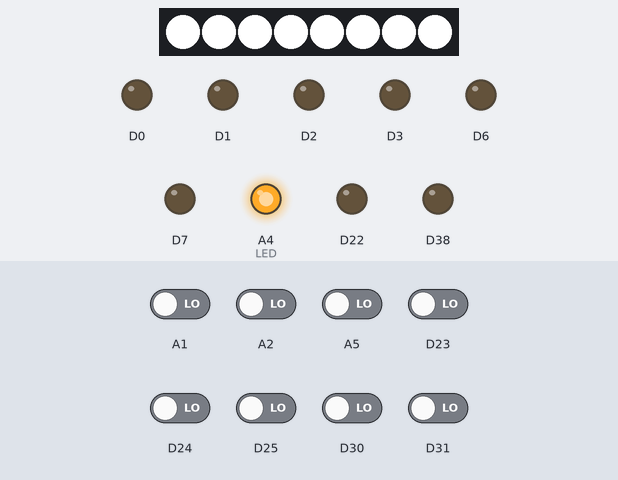
The sketch below on a simulated Arduino Zero (SAMD21). On the bench: 8 RGB LEDs in strip order, left to right, output pins drawn as LEDs (lit = HIGH). The inputs (shaded band) are chosen by the test bench; at power-on: A1, A2, A5, D23–25, D30, D31 LOW. WiFi joins after 1.5 s; servers stay silent unless stated.

Above: at 0.1 s.
3.3 s: A1 driven HIGH and A2 driven HIGH and A5 driven HIGH and D23 driven HIGH and D24 driven HIGH
At 4.5 s:
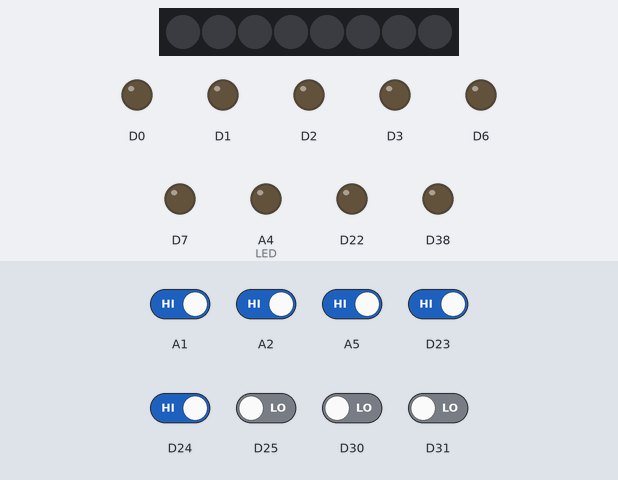
Timing chart, 0 to 6.3 s (numbered marks = the images above; inputs shaded):
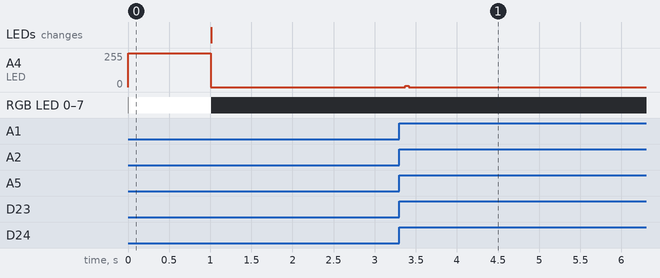

The sketch:

main.ino
```cpp
#include <Adafruit_TLC59711.h>
#include <Ethernet.h>
#include <EthernetUdp.h>
#include <SPI.h>
#include <wiring_private.h>

#include "./Bumper/Bumper.h"

#define BOARD_ID 21
// enable/disable debug through serial usb
#define DEBUG 0

#define LED 18
// enable/disable led feedback (blink for received and sent messages)
#define LED_FEEDBACK 1

//-----------
// Networking stuff
//-----------
// arduino network configuration
// TODO: increment mac adress and IP
byte mac[] = {0x00, 0x00, 0x00, 0x00, 0x00, BOARD_ID};
IPAddress ip(192, 168, 3, BOARD_ID);
unsigned int localPort = 8888;
// server IP and port
IPAddress serverIP(192, 168, 3, 254);
unsigned int serverPort = 8889;
EthernetUDP Udp;

//-----------
// Led driver stuff (TLC59711)
//-----------
SPIClass SPI2(&sercom2, 2, 5, 4, SPI_PAD_0_SCK_3, SERCOM_RX_PAD_2);
Adafruit_TLC59711 tlc = Adafruit_TLC59711(2, &SPI2);

//-----------
// Bumpers!
//-----------
// Bumper(int id, int btnPin, int buzzerPin, Adafruit_TLC59711* ledDriver);
Bumper bumper0(0, 4, 23, 0, &tlc);
Bumper bumper1(1, 5, 24, 1, &tlc);
Bumper bumper2(2, 6, 30, 2, &tlc);
Bumper bumper3(3, 7, 31, 3, &tlc);
Bumper bumper4(4, 0, 16, 6, &tlc);
Bumper bumper5(5, 1, 15, 7, &tlc);
Bumper bumper6(6, 2, 25, 22, &tlc);
Bumper bumper7(7, 3, 19, 38, &tlc);
#define BUMPER_COUNT 8
Bumper bumpers[] = {bumper0, bumper1, bumper2, bumper3, bumper4, bumper5, bumper6, bumper7};

//-----------
// Misc
//-----------
String pressedBumpers = "P";
String releasedBumpers = "R";
char packetBuffer[UDP_TX_PACKET_MAX_SIZE];

/**
 * Setup called when arduino is powered on.
 * Handles the ethernet connexion setup.
 */
void setup() {
  initArduino();
  blink();
}

/**
 * Check for incoming UDP messages and send some when a bumper is pressed.
 */
void loop() {
  // check for incoming UDP data
  int packetSize = Udp.parsePacket();
  if (packetSize > 0) {
    Udp.read(packetBuffer, UDP_TX_PACKET_MAX_SIZE);
    handleCommand();
  }
  // check for bumpers state
  for (int i = 0; i < BUMPER_COUNT; i++) {
    if (bumpers[i].isPressed()) {
      pressedBumpers += bumpers[i].getId();
      pressedBumpers += "#";
    }
    if (bumpers[i].isReleased()) {
      releasedBumpers += bumpers[i].getId();
      releasedBumpers += "#";
    }
  }
  // send data only if there is some pressed/released bumpers
  if (pressedBumpers != "P") sendData(pressedBumpers);
  if (releasedBumpers != "R") sendData(releasedBumpers);
  // reset the list of pressed/released bumpers
  pressedBumpers = "P";
  releasedBumpers = "R";
}

/**
 * Handles incoming UDP commands.
 * Each command consist of the following:
 * - bumperId
 * - action: B for buzzer, C for color, D for setting debounce time
 * - actionValue:
 *  - 1 or 0 (on/off) for B
 *  - R;G;B for C, where R, G and B are 00000 to 65535
 *  - 000 to 999 for D (in ms)
 *
 * Examples:
 * 0B1 turns on buzzer 0
 * 7C65535;65535;65535 turns RGB led 7 to white
 * 3D050 turns debounce time to 50ms for button 3
 *
 * Commands length:
 * - 3 for B
 * - 19 for C
 * - 5 for D
 */
void handleCommand() {
#if LED_FEEDBACK
  digitalWrite(LED, HIGH);
#endif
  // read command
  int id = packetBuffer[0] - '0';
  char action = packetBuffer[1];
  if (action == 'B') {
    // buzzer action
    int value = packetBuffer[2] - '0';
#if DEBUG
    SerialUSB.print(bumpers[id].getId());
    SerialUSB.print(": ");
    SerialUSB.print(value);
    SerialUSB.println(" (buzzer)");
#endif
    bumpers[id].buzz(!!value);
  } else if (action == 'C') {
    // rgb action
    char tmp[5];
    tmp[0] = packetBuffer[2];
    tmp[1] = packetBuffer[3];
    tmp[2] = packetBuffer[4];
    tmp[3] = packetBuffer[5];
    tmp[4] = packetBuffer[6];
    int r = atoi(tmp);
    tmp[0] = packetBuffer[8];
    tmp[1] = packetBuffer[9];
    tmp[2] = packetBuffer[10];
    tmp[3] = packetBuffer[11];
    tmp[4] = packetBuffer[12];
    int g = atoi(tmp);
    tmp[0] = packetBuffer[14];
    tmp[1] = packetBuffer[15];
    tmp[2] = packetBuffer[16];
    tmp[3] = packetBuffer[17];
    tmp[4] = packetBuffer[18];
    int b = atoi(tmp);
#if DEBUG
    SerialUSB.print(bumpers[id].getId());
    SerialUSB.print(": ");
    SerialUSB.print(r);
    SerialUSB.print("/");
    SerialUSB.print(g);
    SerialUSB.print("/");
    SerialUSB.print(b);
    SerialUSB.println(" (rgb)");
#endif
    bumpers[id].rgb((uint16_t)r, (uint16_t)g, (uint16_t)b);
  } else if (action == 'D') {
    // debounce time
    char tmp[3];
    tmp[0] = packetBuffer[2];
    tmp[1] = packetBuffer[3];
    tmp[2] = packetBuffer[4];
    int debounce = atoi(tmp);
#if DEBUG
    SerialUSB.print(bumpers[id].getId());
    SerialUSB.print(": ");
    SerialUSB.print(debounce);
    SerialUSB.println(" (debounce time)");
#endif
    bumpers[id].setDebounce(debounce);
  }
#if LED_FEEDBACK
  digitalWrite(LED, LOW);
#endif
}

/**
 * Creates and send an UDP packet to the node.js server
 */
void sendData(String data) {
#if DEBUG
  SerialUSB.println(data);
#endif
#if LED_FEEDBACK
  digitalWrite(LED, HIGH);
#endif
  Udp.beginPacket(serverIP, serverPort);
  Udp.print(data);
  Udp.endPacket();
#if LED_FEEDBACK
  digitalWrite(LED, LOW);
#endif
}

/**
 * Init arduino
 */
void initArduino() {
  // Serial comms
#if DEBUG
  SerialUSB.begin(9600);
  delay(5000);
#endif
#if LED_FEEDBACK
  // mcu led pin
  pinMode(LED, OUTPUT);
#endif
  // led driver
  tlc.begin();
  // miso not needed, don't define it
  // pinPeripheral(2, PIO_SERCOM);
  pinPeripheral(4, PIO_SERCOM_ALT);
  pinPeripheral(5, PIO_SERCOM);
  tlc.write();
  // ethernet
  Ethernet.begin(mac, ip);
  if (Ethernet.hardwareStatus() == EthernetNoHardware) {
    while (true) {
#if DEBUG
      SerialUSB.println("Cannot find the w5500...");
#endif
      delay(1000);
    }
  }
  if (Ethernet.linkStatus() != LinkON) {
    while (true) {
#if DEBUG
      SerialUSB.println("Ethernet cable seems to be not connected...");
#endif
      delay(1000);
    }
  }
  // start UDP
  Udp.begin(localPort);
}

/**
 * Blink white the bumpers
 */
void blink() {
#if LED_FEEDBACK
  digitalWrite(LED, HIGH);
#endif
  for (int i = 0; i < BUMPER_COUNT; i++) {
    bumpers[i].rgb(65535, 65535, 65535);
  }
  delay(1000);
#if LED_FEEDBACK
  digitalWrite(LED, LOW);
#endif
  for (int i = 0; i < BUMPER_COUNT; i++) {
    bumpers[i].rgb(0, 0, 0);
  }
  delay(1000);
}
```

Bumper.cpp
```cpp
#include "./Bumper.h"

#define RGB_DELAY 50

Bumper::Bumper(int id, int ledNum, int btnPin, int buzzerPin, Adafruit_TLC59711* ledDriver) {
  _id = id;
  _ledNum = ledNum;
  _btn = new Button(btnPin, INPUT_PULLUP);
  _buzzerPin = buzzerPin;
  pinMode(_buzzerPin, OUTPUT);
  _ledDriver = ledDriver;
  _debounce = 50;
  _lastPress = millis();
  _lastRelease = millis();
  _lastRGB = millis();
  _prevPress = false;
  _prevRelease = false;
}

void Bumper::rgb(uint16_t r, uint16_t g, uint16_t b) {
  _lastRGB = millis();
  _ledDriver->setLED(_ledNum, r, g, b);
  _ledDriver->write();
}

void Bumper::buzz(bool onOff) {
  digitalWrite(_buzzerPin, onOff);
}

bool Bumper::isPressed() {
  unsigned long now = millis();
  if (now - _lastPress > _debounce) {
    _lastPress = now;
    int j = 0;
    for (int i = 0; i < 20; i++) {
      bool current = _btn->isPressed();
      if (current) j++;
      delayMicroseconds(100);
    }
    bool result = j > 15 && !_prevPress;
    _prevPress = j > 15;
    return result;
  }
  else return false;
}

bool Bumper::isReleased() {
  unsigned long now = millis();
  if (now - _lastRelease > _debounce) {
    _lastRelease = now;
    int j = 0;
    for (int i = 0; i < 20; i++) {
      bool current = !_btn->isPressed();
      if (current) j++;
      delayMicroseconds(100);
    }
    bool result = j > 15 && !_prevRelease;
    _prevRelease = j > 15;
    return result;
  }
  else return false;
}

void Bumper::setDebounce(int debounce) {
  _debounce = debounce;
}

int Bumper::getId() {
  return _id;
}
```

Bumper.h
```cpp
#ifndef Bumper_H
#define Bumper_H

#include <Adafruit_TLC59711.h>
#include <Arduino.h>
#include <Button.h>

class Bumper {
 public:
  Bumper(int id, int ledNum, int btnPin, int buzzerPin, Adafruit_TLC59711* ledDriver);
  void rgb(uint16_t r, uint16_t g, uint16_t b);
  void buzz(bool onOff);
  bool isPressed();
  bool isReleased();
  void setDebounce(int debounce);
  int getId();

 private:
  int _id;
  int _ledNum;
  Button* _btn;
  int _buzzerPin;
  Adafruit_TLC59711* _ledDriver;
  int _debounce;
  unsigned long _lastPress;
  unsigned long _lastRelease;
  unsigned long _lastRGB;
  bool _prevPress;
  bool _prevRelease;
};

#endif
```

Measured:
- after the input at 3.3 s, A4 (LED): 0/255 → 10/255 after 0.07 s, → 0/255 0.04 s later
